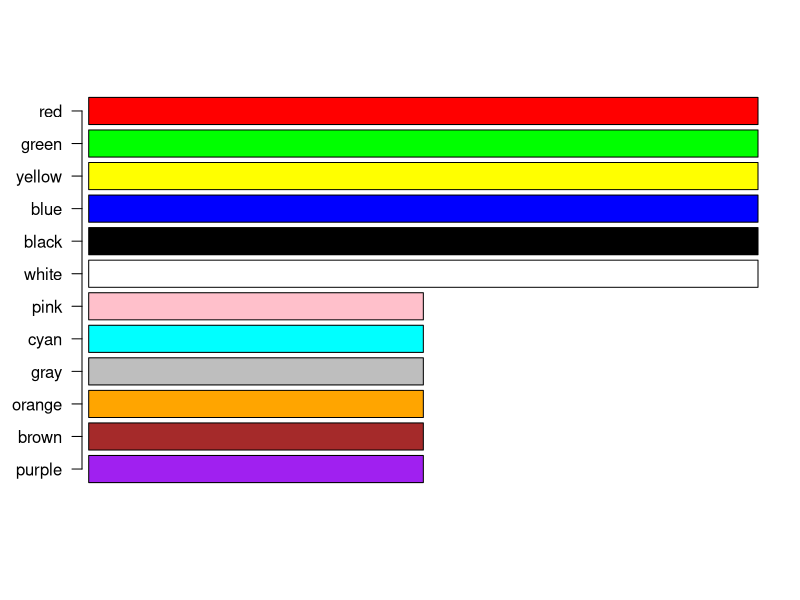

Reproduce this figure in R.
Top12Colors <- c("red", "green", "yellow", "blue", "black", "white",
                 "pink", "cyan", "gray", "orange", "brown", "purple")
colorVector <- rev(Top12Colors)
barLengths <- c(rep(1,6), rep(2,6))
yvec <- barplot(barLengths, col = colorVector, horiz = TRUE, axes = FALSE)
axis(2, yvec, colorVector, las = 2)
